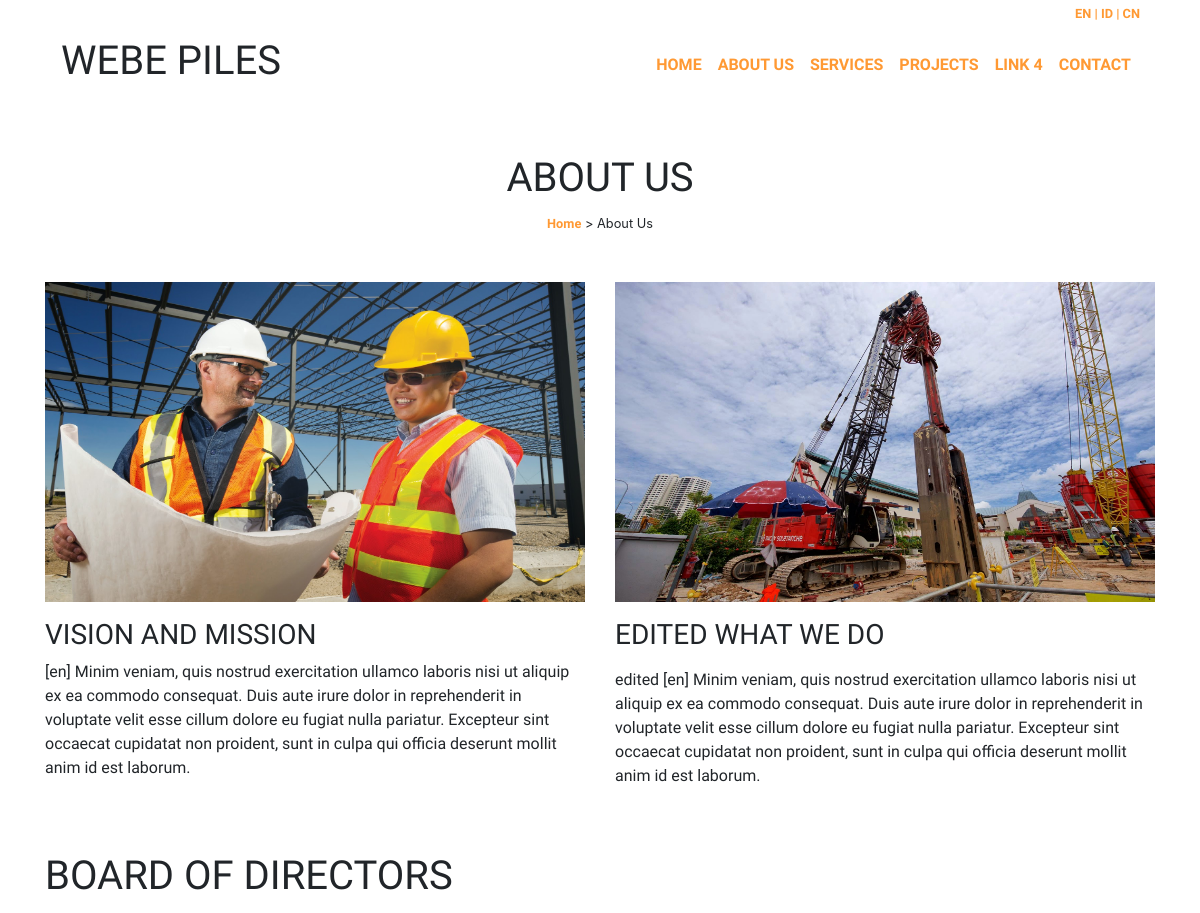
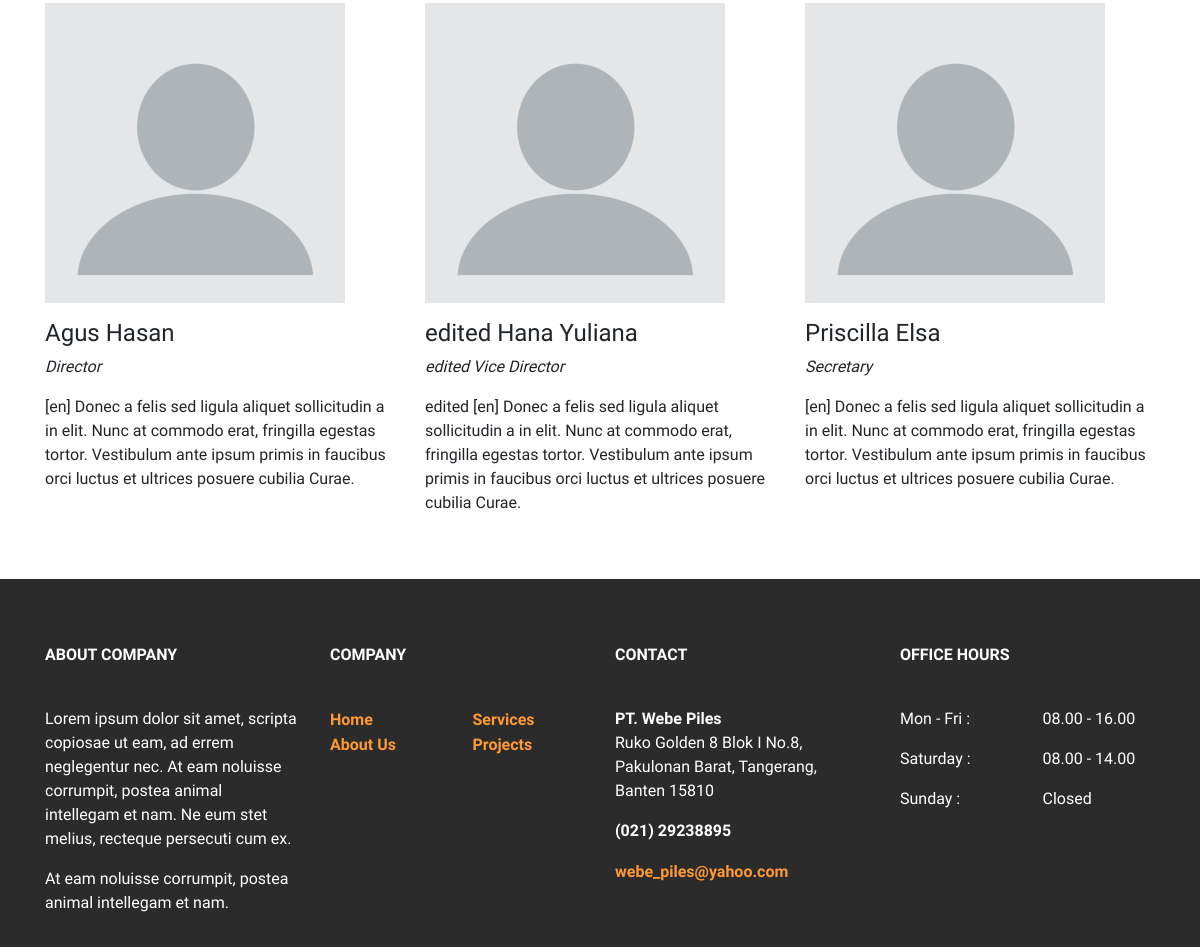
The page /about-us.php on the database its author committed (2 pictures, top to bottom).
### tables this page shows
CREATE TABLE `tentang_kami` (
  `id_tentang_kami` int(11) NOT NULL,
  `judul_tentang_kami` varchar(50) NOT NULL,
  `isi_tentang_kami` text NOT NULL,
  `gambar_tentang_kami` varchar(200) NOT NULL,
  `bahasa_tentang_kami` varchar(2) NOT NULL
);

CREATE TABLE `jajaran_direksi` (
  `id_jajaran_direksi` int(11) NOT NULL,
  `nama_jajaran_direksi` varchar(30) NOT NULL,
  `jabatan_jajaran_direksi` varchar(30) NOT NULL,
  `tentang_jajaran_direksi` text NOT NULL,
  `gambar_jajaran_direksi` varchar(200) NOT NULL,
  `bahasa_jajaran_direksi` varchar(2) NOT NULL
);

### about-us.php (the view, shortened to what this page needs)
<!doctype html>
<html lang="en">
  <?php include ('fungsi/koneksi.php'); ?>
  <body>
    <div class="container-fluid sticky-top menu">
        <div class="container">
        </div>
    </div>
    <div class="container">
        <div class="row text-center">
            <div class="col">
                <h1 class="mt-5" style="text-transform: uppercase;">About Us</h1>
                <small>
                    <a href="home.php">Home</a> > About Us
                </small>
            </div>
        </div>
        <div class="row mt-5">
            <?php
                $tentang_kami = "SELECT * FROM tentang_kami WHERE bahasa_tentang_kami = 'en'";
                $hasil_tentang_kami = mysqli_query($koneksi, $tentang_kami);
                while ($row_tentang_kami = mysqli_fetch_array($hasil_tentang_kami, MYSQLI_ASSOC)) {
            ?>
            <div class="col-md-6">
                <img class="img-fluid" style="width: 100%; height: 320px;" src="<?php echo $row_tentang_kami['gambar_tentang_kami']; ?>">
                <h3 class="mt-3" style="text-transform: uppercase;"><?php echo $row_tentang_kami['judul_tentang_kami']; ?></h3>
                <p><?php echo $row_tentang_kami['isi_tentang_kami']; ?></p>
            </div>
            <?php } ?>
        </div>
        <h1 class="mt-5" style="text-transform: uppercase;">Board of Directors</h1>
        <div class="row mt-3">
            <?php
                $jajaran_direksi = "SELECT * FROM jajaran_direksi WHERE bahasa_jajaran_direksi = 'en'";
                $hasil_jajaran_direksi = mysqli_query($koneksi, $jajaran_direksi);
                while ($row_jajaran_direksi = mysqli_fetch_array($hasil_jajaran_direksi, MYSQLI_ASSOC)) {
            ?>
            <div class="col-md-4">
                <img class="img-fluid" src="<?php echo $row_jajaran_direksi['gambar_jajaran_direksi']; ?>">
                <h4 class="mt-3"><?php echo $row_jajaran_direksi['nama_jajaran_direksi']; ?></h4>
                <p style="font-style: italic;"><?php echo $row_jajaran_direksi['jabatan_jajaran_direksi']; ?></p>
                <p><?php echo $row_jajaran_direksi['tentang_jajaran_direksi']; ?></p>
            </div>
            <?php } ?>
        </div>
    </div>
  </body>
</html>

### style.css (style rules this page uses)
h1, h2, h3 { font-family: 'Oswald', sans-serif; }
h4, p, a, address { font-family: 'Raleway', sans-serif; }
a { font-weight: bold; color: #ff9933; }
.menu { background-color: #fff; }
footer { background-color: #2b2b2b; }
footer p { color: #fff; }

### rows shown on the page
tentang_kami: gambar_tentang_kami (picture), judul_tentang_kami "VISION AND MISSION", isi_tentang_kami "[en] Minim veniam, quis nostrud exercitation ullamco laboris nisi ut aliquip ex ea commodo consequat. Duis aute irure dolor in reprehenderit in voluptate velit esse cillum dolore eu fugiat nulla pariatur. Excepteur sint occaecat cupidatat non proident, sunt in culpa qui officia deserunt mollit anim id est laborum."
tentang_kami: gambar_tentang_kami (picture), judul_tentang_kami "EDITED WHAT WE DO", isi_tentang_kami "edited [en] Minim veniam, quis nostrud exercitation ullamco laboris nisi ut aliquip ex ea commodo consequat. Duis aute irure dolor in reprehenderit in voluptate velit esse cillum dolore eu fugiat nulla pariatur. Excepteur sint occaecat cupidatat non proident, sunt in culpa qui officia deserunt mollit anim id est laborum."
jajaran_direksi: gambar_jajaran_direksi (picture), nama_jajaran_direksi "Agus Hasan", jabatan_jajaran_direksi "Director", tentang_jajaran_direksi "[en] Donec a felis sed ligula aliquet sollicitudin a in elit. Nunc at commodo erat, fringilla egestas tortor. Vestibulum ante ipsum primis in faucibus orci luctus et ultrices posuere cubilia Curae."
jajaran_direksi: gambar_jajaran_direksi (picture), nama_jajaran_direksi "edited Hana Yuliana", jabatan_jajaran_direksi "edited Vice Director", tentang_jajaran_direksi "edited [en] Donec a felis sed ligula aliquet sollicitudin a in elit. Nunc at commodo erat, fringilla egestas tortor. Vestibulum ante ipsum primis in faucibus orci luctus et ultrices posuere cubilia Curae."
jajaran_direksi: gambar_jajaran_direksi (picture), nama_jajaran_direksi "Priscilla Elsa", jabatan_jajaran_direksi "Secretary", tentang_jajaran_direksi "[en] Donec a felis sed ligula aliquet sollicitudin a in elit. Nunc at commodo erat, fringilla egestas tortor. Vestibulum ante ipsum primis in faucibus orci luctus et ultrices posuere cubilia Curae."
